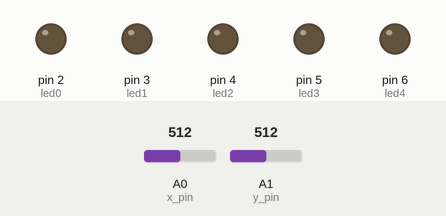
A sketch run on a simulated Arduino Uno, built with avr-gcc and run on an emulated ATmega328P. On the bench: output pins drawn as LEDs (lit = HIGH). Dashed ring = blinking. The inputs (shaded band) are chosen by the test bench; at power-on: A0 (x_pin) = 512, A1 (y_pin) = 512.

Above: at 1.2 s.
1.3 s: A0 (x_pin) set to 542
2.8 s: A0 (x_pin) set to 572
At 2.95 s:
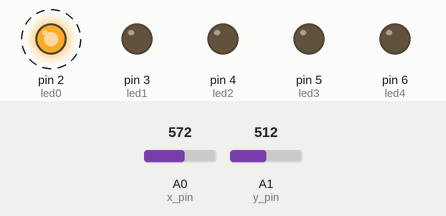
At 3.55 s:
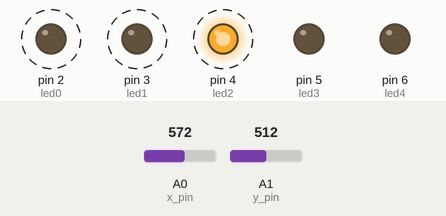
Timing chart, 0 to 11.8 s (numbered marks = the images above; inputs shaded):
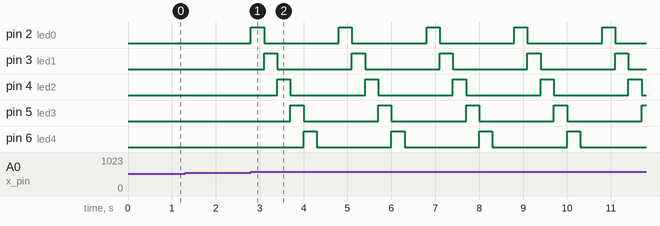

Measured:
- the behaviour switches between 560 and 561 on A0 (x_pin) (found by bisection; images 0 and 1)
- after the input at 1.3 s, every drawn part: stays the same
- after the input at 2.8 s, pin 2 (led0): alternates HIGH for 0.30 s and LOW for 1.7 s, starting at once; pin 3 (led1): alternates HIGH for 0.30 s and LOW for 1.7 s, starting after 0.30 s

The sketch:

joystick.ino
```cpp
#define x_pin A0
#define y_pin A1
#define led0 2
#define led1 3
#define led2 4
#define led3 5
#define led4 6

int x_value = 513; //measured natural value
int y_value = 503;


void setup() {
  // put your setup code here, to run once:
  Serial.begin(9600);
  pinMode(x_pin,INPUT);
  pinMode(y_pin,INPUT);
  pinMode(led0,OUTPUT);
  pinMode(led1,OUTPUT);
  pinMode(led2,OUTPUT);
  pinMode(led3,OUTPUT);
  pinMode(led4,OUTPUT);
}

void loop() {
  // put your main code here, to run repeatedly:
  x_value = analogRead(x_pin);
  //Serial.println(x_value);
  y_value = analogRead(y_pin);
  //Serial.println(y_value);

  if(x_value < 450){
    rollingLED_left();
    Serial.print("left");
    delay(2500);
  }
  else if (x_value > 560){
    rollingLED_right();
    Serial.print("right");
    delay(2500);
  }

  //delay(5000);

}

void rollingLED_left(){
  for(int i = 0; i<5; i++){
    digitalWrite(led4,HIGH);
    delay(300);
    digitalWrite(led4,LOW);

    digitalWrite(led3,HIGH);
    delay(300);
    digitalWrite(led3,LOW);

    digitalWrite(led2,HIGH);
    delay(300);
    digitalWrite(led2,LOW);

    digitalWrite(led1,HIGH);
    delay(300);
    digitalWrite(led1,LOW);

    digitalWrite(led0,HIGH);
    delay(300);
    digitalWrite(led0,LOW);

    delay(500);
  }
}

void rollingLED_right(){
  for(int i = 0; i<5; i++){
    digitalWrite(led0,HIGH);
    delay(300);
    digitalWrite(led0,LOW);

    digitalWrite(led1,HIGH);
    delay(300);
    digitalWrite(led1,LOW);

    digitalWrite(led2,HIGH);
    delay(300);
    digitalWrite(led2,LOW);

    digitalWrite(led3,HIGH);
    delay(300);
    digitalWrite(led3,LOW);

    digitalWrite(led4,HIGH);
    delay(300);
    digitalWrite(led4,LOW);

    delay(500);
  }
}
```
